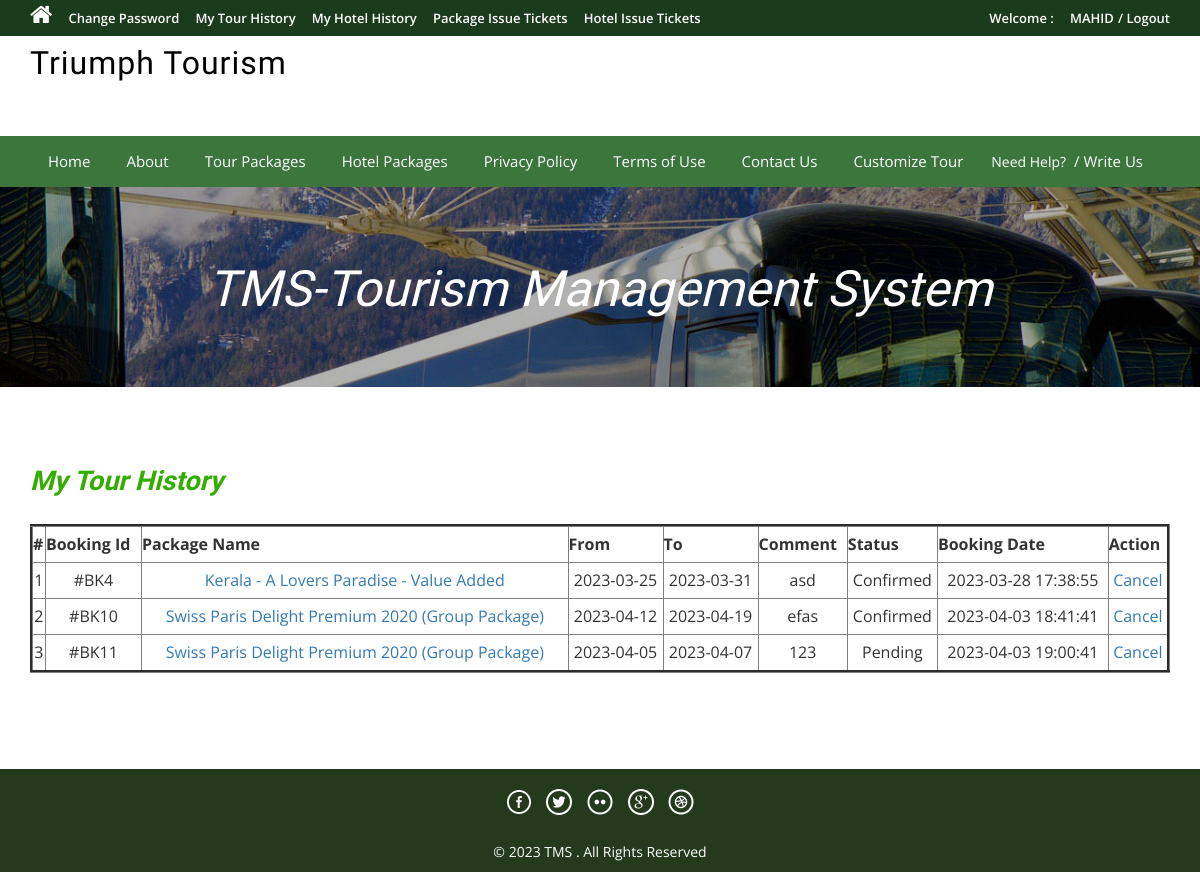
Page /tour-history.php (signed in) on the earlier database version.
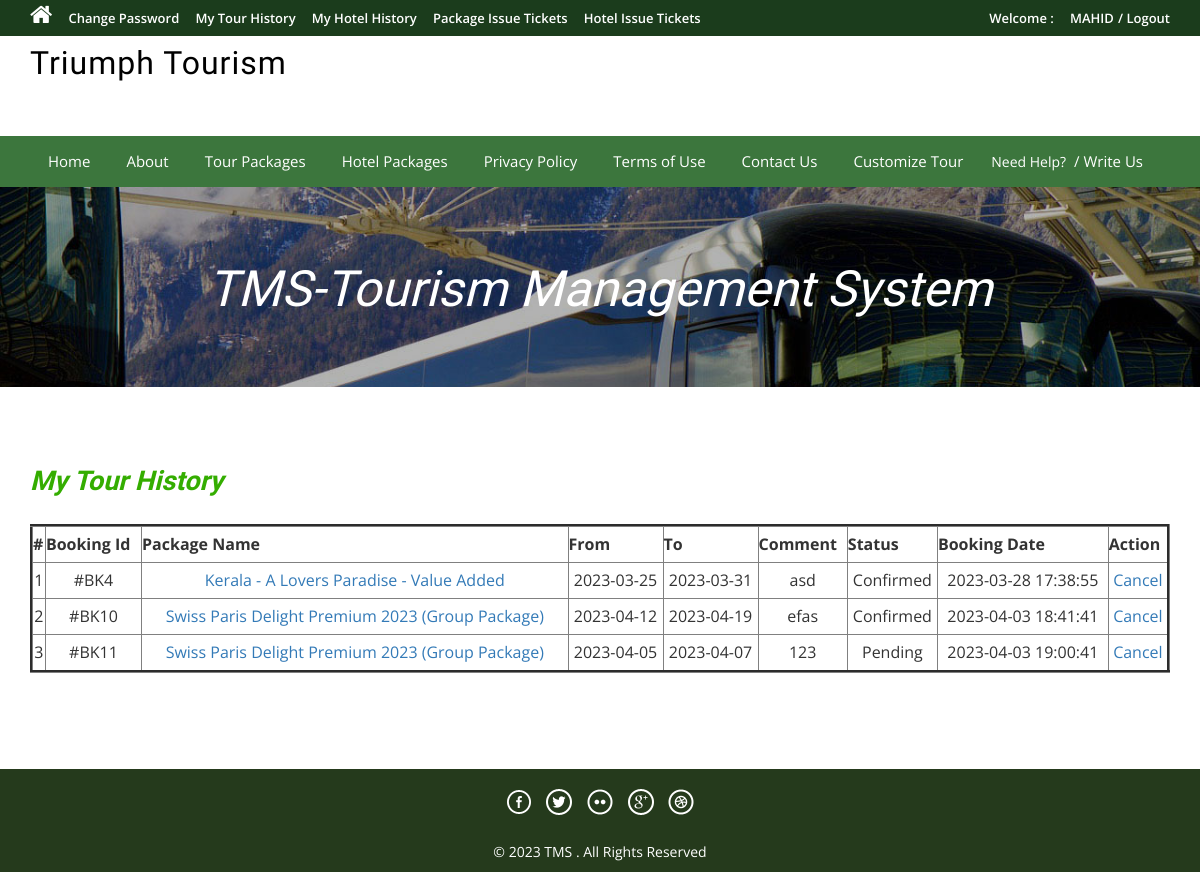
Same page on the later database version.
### tables this page shows
CREATE TABLE `tblbooking` (
  `BookingId` int(11) NOT NULL,
  `PackageId` int(11) DEFAULT NULL,
  `UserEmail` varchar(100) DEFAULT NULL,
  `FromDate` varchar(100) DEFAULT NULL,
  `ToDate` varchar(100) DEFAULT NULL,
  `Comment` mediumtext DEFAULT NULL,
  `RegDate` timestamp NULL DEFAULT current_timestamp(),
  `status` int(11) DEFAULT NULL,
  `CancelledBy` varchar(5) DEFAULT NULL,
  `UpdationDate` timestamp NULL DEFAULT NULL ON UPDATE current_timestamp()
);

CREATE TABLE `tbltourpackages` (
  `PackageId` int(11) NOT NULL,
  `PackageName` varchar(200) DEFAULT NULL,
  `PackageType` varchar(150) DEFAULT NULL,
  `PackageLocation` varchar(100) DEFAULT NULL,
  `PackagePrice` int(11) DEFAULT NULL,
  `PackageFetures` varchar(255) DEFAULT NULL,
  `PackageDetails` mediumtext DEFAULT NULL,
  `PackageImage` varchar(100) DEFAULT NULL,
  `Creationdate` timestamp NULL DEFAULT current_timestamp(),
  `UpdationDate` timestamp NULL DEFAULT NULL ON UPDATE current_timestamp()
);

### tour-history.php (the view, shortened to what this page needs)
<?php
include('includes/config.php');
if(strlen($_SESSION['login'])==0)
	{
header('location:index.php');
}
else{
?>
<!DOCTYPE HTML>
<html>
<head>
    <link href="css/bootstrap.css" rel='stylesheet' type='text/css' />
    <link href="css/style.css" rel='stylesheet' type='text/css' />
    <link href="css/font-awesome.css" rel="stylesheet">
    <link href="css/animate.css" rel="stylesheet" type="text/css" media="all">
</head>
<body>
    <div class="top-header">
        <?php include('includes/header.php');?>
        <div class="banner-1 ">
            <div class="container">
                <h1 class="wow zoomIn animated animated" data-wow-delay=".5s"
                    style="visibility: visible; animation-delay: 0.5s; animation-name: zoomIn;">TMS-Tourism Management
                    System</h1>
            </div>
        </div>
        <div class="privacy">
            <div class="container">
                <h3 class="wow fadeInDown animated animated" data-wow-delay=".5s"
                    style="visibility: visible; animation-delay: 0.5s; animation-name: fadeInDown;">My Tour History</h3>
                <form name="chngpwd" method="post" onSubmit="return valid();">
                    <p>
                    <table border="3" width="100%">
                        <tr align="center">
                            <th>#</th>
                            <th>Booking Id</th>
                            <th>Package Name</th>
                            <th>From</th>
                            <th>To</th>
                            <th>Comment</th>
                            <th>Status</th>
                            <th>Booking Date</th>
                            <th>Action</th>
                        </tr>
                        <?php
$uemail=$_SESSION['login'];;
$sql = "SELECT tblbooking.BookingId as bookid,tblbooking.PackageId as pkgid,tbltourpackages.PackageName as packagename,tblbooking.FromDate as fromdate,tblbooking.ToDate as todate,tblbooking.Comment as comment,tblbooking.status as status,tblbooking.RegDate as regdate,tblbooking.CancelledBy as cancelby,tblbooking.UpdationDate as upddate from tblbooking join tbltourpackages on tbltourpackages.PackageId=tblbooking.PackageId where UserEmail=:uemail";
$query = $dbh->prepare($sql);
$query -> bindParam(':uemail', $uemail, PDO::PARAM_STR);
$query->execute();
$results=$query->fetchAll(PDO::FETCH_OBJ);
$cnt=1;
if($query->rowCount() > 0)
{
foreach($results as $result)
{	?>
                        <tr align="center">
                            <td><?php echo htmlentities($cnt);?></td>
                            <td>#BK<?php echo htmlentities($result->bookid);?></td>
                            <td><a
                                    href="package-details.php?pkgid=<?php echo htmlentities($result->pkgid);?>"><?php echo htmlentities($result->packagename);?></a>
                            </td>
                            <td><?php echo htmlentities($result->fromdate);?></td>
                            <td><?php echo htmlentities($result->todate);?></td>
                            <td><?php echo htmlentities($result->comment);?></td>
                            <td><?php if($result->status==0)
{
echo "Pending";
}
if($result->status==1)
{
echo "Confirmed";
}
?></td>
                            <td><?php echo htmlentities($result->regdate);?></td>
                            <?php if($result->status==2)
{
	?><td>Cancelled</td>
                            <?php } else {?>
                            <td><a href="tour-history.php?bkid=<?php echo htmlentities($result->bookid);?>"
                                    onclick="return confirm('Do you really want to cancel booking')">Cancel</a></td>
                            <?php }?>
                        </tr>
                        <?php $cnt=$cnt+1; }} ?>
                    </table>
                    </p>
                </form>
            </div>
        </div>
        <?php include('includes/footer.php');?>
</body>
</html>
<?php } ?>

Differences in the rows shown:
changed through a linked row, tblbooking "efas": PackageId.PackageName "Swiss Paris Delight Premium 2020 (Group Package)" → "Swiss Paris Delight Premium 2023 (Group Package)"
changed through a linked row, tblbooking id 11: PackageId.PackageName "Swiss Paris Delight Premium 2020 (Group Package)" → "Swiss Paris Delight Premium 2023 (Group Package)"
